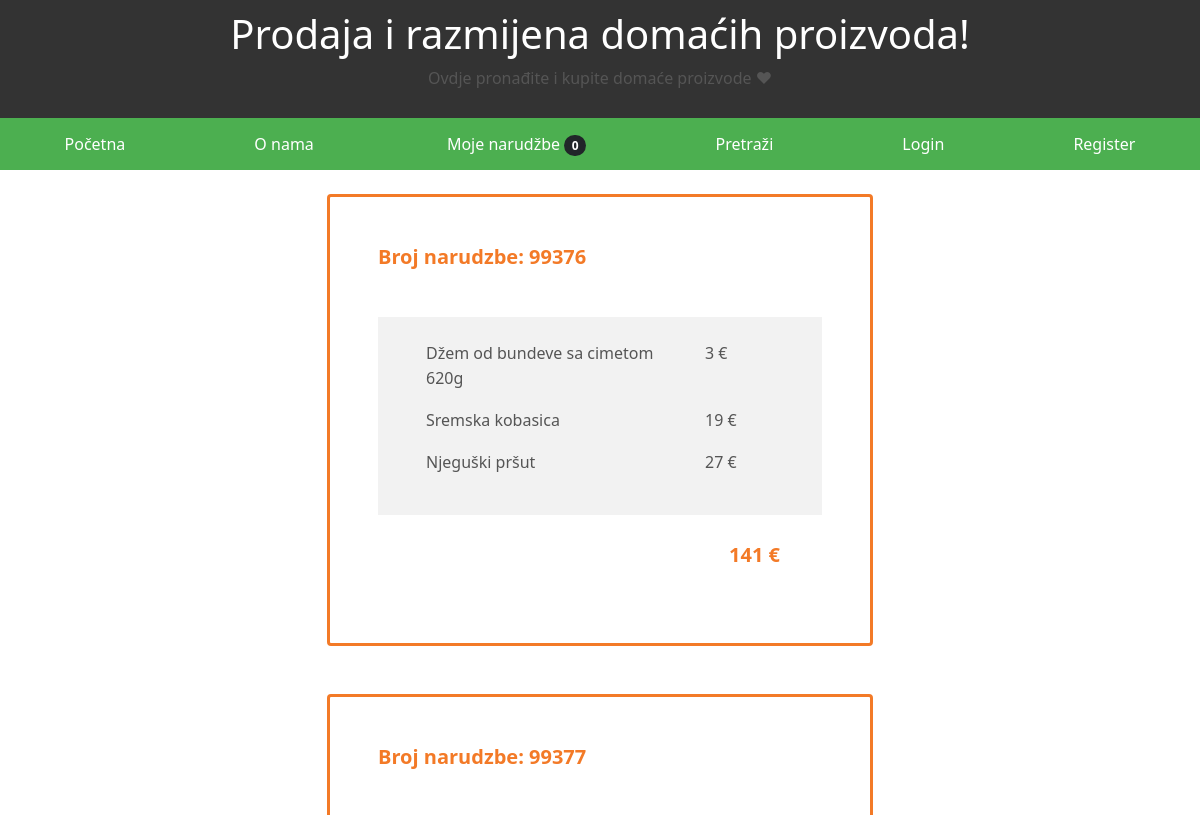
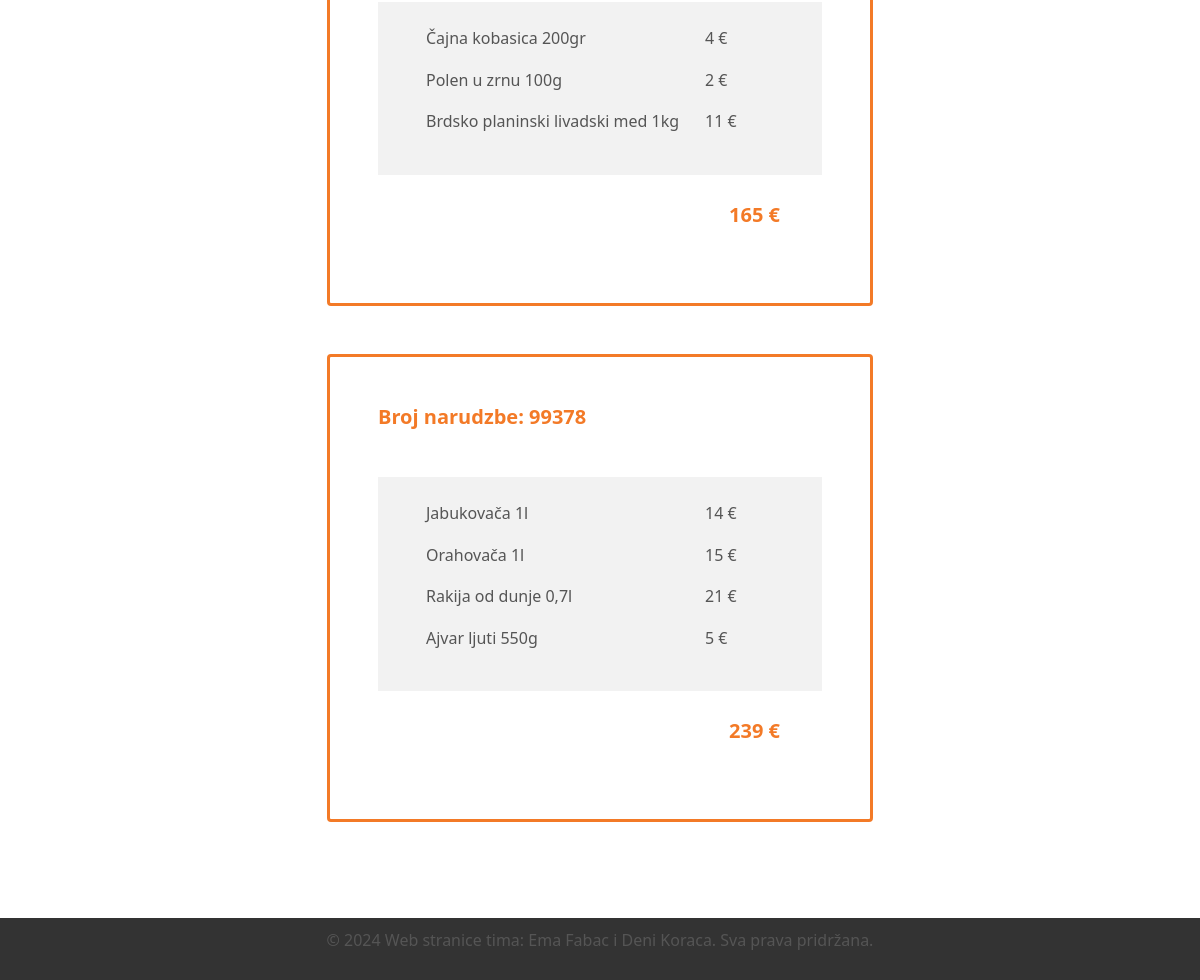
Page /narudzba/ on the earlier database version (2 pictures, top to bottom).
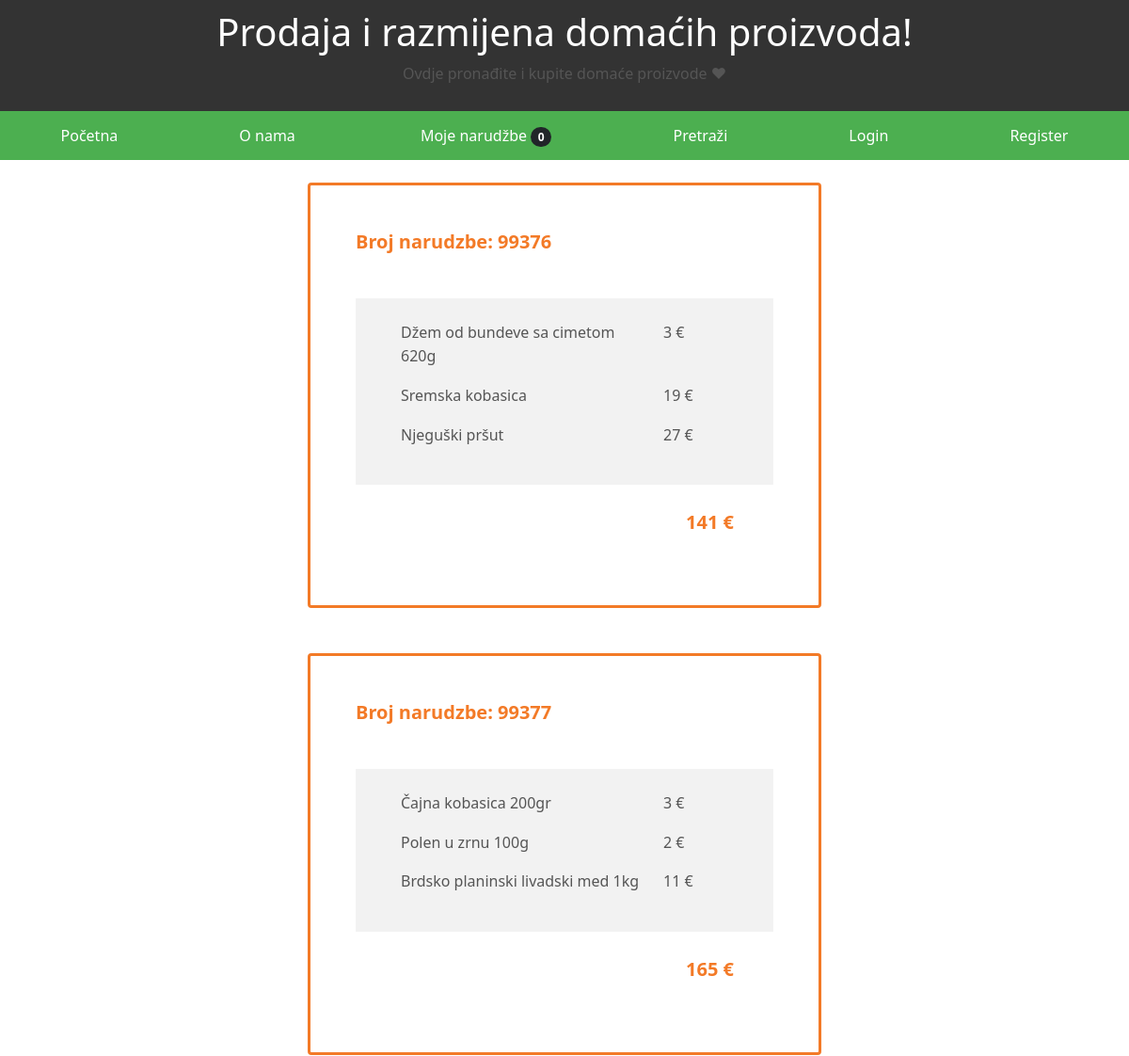
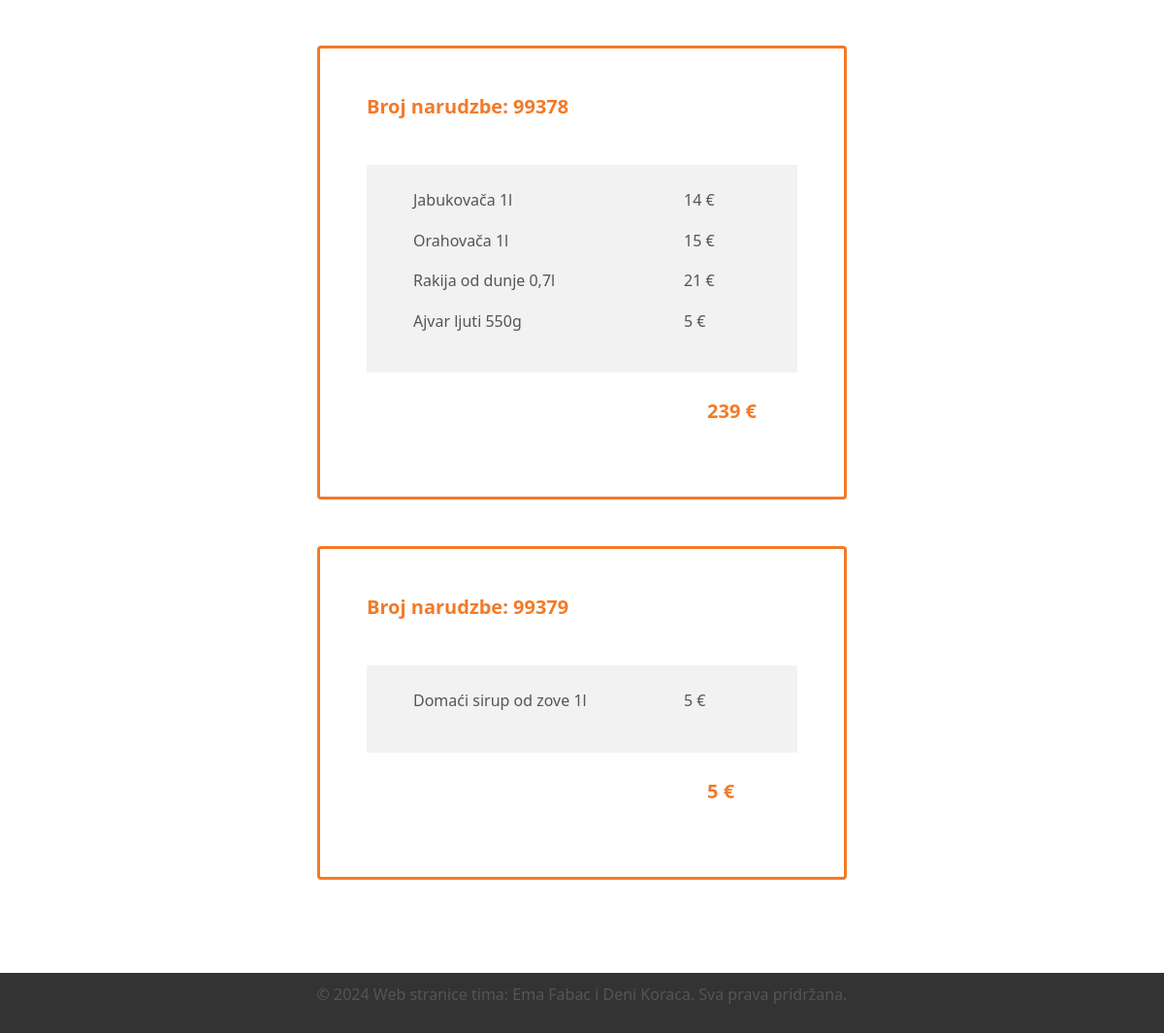
Same page on the later database version (2 pictures, top to bottom).
### main/models.py (models this page shows, shortened)
class Narudzba(models.Model):
    id_narudzbe = models.AutoField(primary_key=True)
    ukupna_cijena = models.IntegerField()
    narudzba_proizvod = models.ManyToManyField(Proizvod)
    narudzba_korisnik = models.ForeignKey(Korisnik,null=True, on_delete=models.CASCADE)

class Proizvod(models.Model):
    id_proizvoda = models.CharField(max_length=5)
    naziv_proizvoda = models.CharField(max_length=100)
    cijena_proizvoda = models.IntegerField()
    opis_proizvoda = models.TextField()
    slika_proizvoda = models.ImageField(null=True, blank=True, upload_to="images/")
    proizvod_kategorija = models.ForeignKey(Kategorija, related_name='proizvodi', on_delete=models.CASCADE)
    proizvod_korisnik = models.ForeignKey(Korisnik,default=1, on_delete=models.CASCADE)

### main/views.py (the view)
# urls.py: path('narudzba/', views.NarudzbaPopis.as_view(), name='popis'),
class NarudzbaPopis(ListView):
    model=Narudzba
    template_name = 'mojanarudzba.html'

### main/cart.py (called while the page is built)
	def __len__ (self):
		return len(self.cart)

### main/context_processors.py (called while the page is built)
def cart(request):
    return {'cart': Cart(request)}

### main/templates/mojanarudzba.html
{% extends "landing.html" %}
{% block content %}
<br/>
        <div class="container" >
          {% for narudzba in narudzba_list %}
          <div class="row d-flex justify-content-center align-items-center h-50">
            <div class="col-lg-8 col-xl-6">
              <div class="card border-top border-bottom border-3" style="border-color: #f37a27 !important;">
                <div class="card-body p-5">
                  <h1 class="lead fw-bold mb-5" style="color: #f37a27;">Broj narudzbe: {{ narudzba.id_narudzbe }}</h1>
                  <div class="mx-n5 px-5 py-4" style="background-color: #f2f2f2;">
                    <div class="row">
                        {% for proizvod in narudzba.narudzba_proizvod.all %}
                      <div class="col-md-8 col-lg-9">
                        <p>{{ proizvod.naziv_proizvoda }}</p>
                      </div>
                      <div class="col-md-4 col-lg-3">
                        <p>{{ proizvod.cijena_proizvoda }} €</p>
                      </div>
                      {% endfor %}
                    </div>
                  </div>
                  <div class="row my-4">
                    <div class="col-md-4 offset-md-8 col-lg-3 offset-lg-9">
                      <p class="lead fw-bold mb-0" style="color: #f37a27;">{{ narudzba.ukupna_cijena }} €</p>
                    </div>
                  </div>
                </div>
              </div>
            </div>
          </div>
          <br/>
          <br/>
          {% endfor %}
        </div>
<br/>
<br/>
{% endblock %}

Differences in the rows shown:
changed Proizvod "Čajna kobasica 200gr": cijena_proizvoda "4" → "3"
added Narudzba: id_narudzbe "99379", ukupna_cijena "5"
now on this page (row unchanged): Proizvod: naziv_proizvoda "Domaći sirup od zove 1l", cijena_proizvoda "5", shown under "99379"
